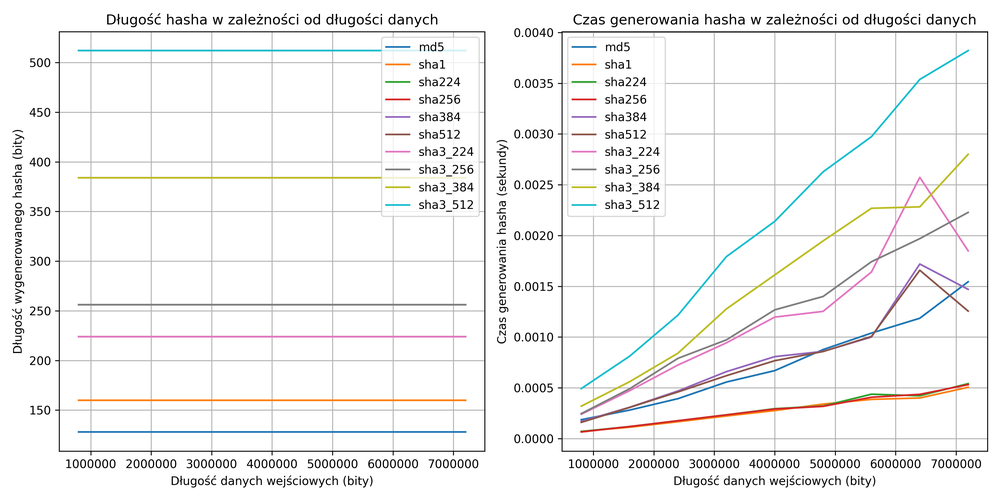
#> input picture Lab3/Wykresy.png, 1000 x 500 px, shrunk from 3600 x 1800 before the run
$ python visual_cryptography.py ../Lab3/Wykresy.png
#> lines starting #> are read from the running program, lines starting #| are printed output that depends on the picture
import sys
import cv2
from secrets import choice
import numpy as np
from matplotlib import pyplot as plt


def split_image(image):
    h, w = image.shape[:2]
    share_image_1 = np.zeros((h * 2, w * 2), np.uint8)
    share_image_2 = np.zeros((h * 2, w * 2), np.uint8)

    white_pixel = [
        ([0, 0, 255, 255], [0, 0, 255, 255]),
        ([255, 255, 0, 0], [255, 255, 0, 0]),
        ([0, 255, 0, 255], [0, 255, 0, 255]),
        ([255, 0, 255, 0], [255, 0, 255, 0]),
    ]

    black_pixel = [
        ([255, 255, 0, 0], [0, 0, 255, 255]),
        ([0, 0, 255, 255], [255, 255, 0, 0]),
        ([0, 255, 0, 255], [255, 0, 255, 0]),
        ([255, 0, 255, 0], [0, 255, 0, 255]),
    ]

    for row in range(image.shape[0]):
        for col in range(image.shape[1]):
            if image[row][col] == 0:
                share_pixel_1, share_pixel_2 = choice(black_pixel)
            else:
                share_pixel_1, share_pixel_2 = choice(white_pixel)

            index = 0
            for row_offset in range(2):
                for col_offset in range(2):
                    share_image_1[row * 2 + row_offset, col * 2 + col_offset] = share_pixel_1[index]
                    share_image_2[row * 2 + row_offset, col * 2 + col_offset] = share_pixel_2[index]
                    index += 1

    return share_image_1, share_image_2

def join_images(share_image_1, share_image_2):
    return cv2.bitwise_and(share_image_1, share_image_2)

if __name__ == '__main__':
    #Wywołanie py ./visual_cryptography.py original_image_path
    original_image_path = sys.argv[1]
    original_image = cv2.imread(original_image_path, cv2.IMREAD_GRAYSCALE)
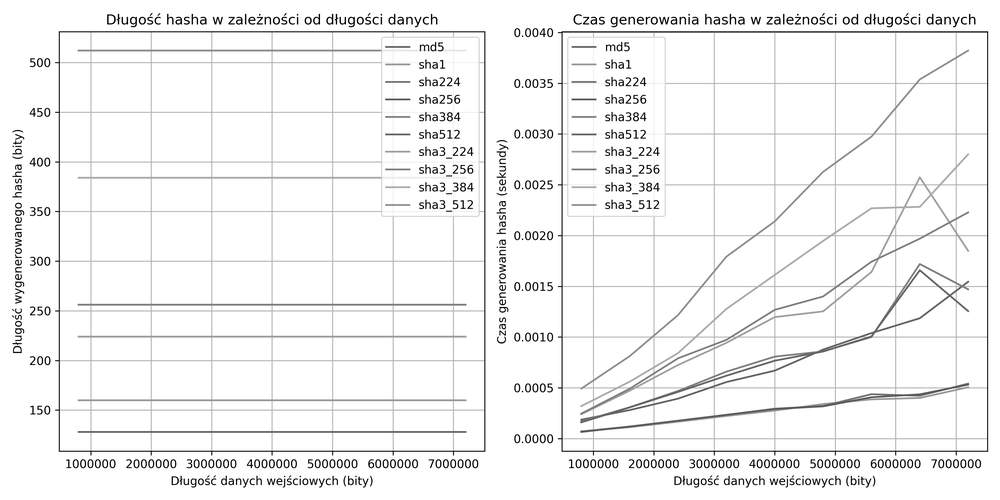
#> original_image: shape (500, 1000); min 0, max 255, mean 242.9

    share_image_1, share_image2 = split_image(original_image)
#> after the loop in split_image, `for row in range(image.shape[0]):`:
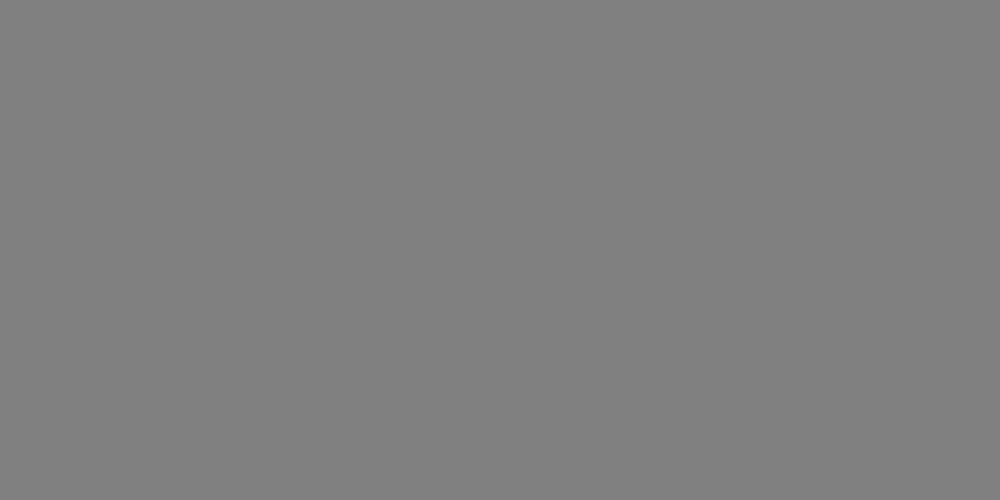
#> share_image_1: shape (1000, 2000) (shown at 1/2 size); 50% white in thin lines or dots
#> after the loop in split_image, `for row in range(image.shape[0]):`: share_image_2: shape (1000, 2000); 50% white in thin lines or dots

    reconstructed_image = join_images(share_image_1, share_image2)
#> in join_images, `return cv2.bitwise_and(share_image_1, share_image_2)`: returned value: shape (1000, 2000); 50% white in thin lines or dots

    titles = ['Oryginalny obrazek', 'Udzial 1', 'Udzial 2', 'Wynik zlozenia udzialow']
    images = [original_image, share_image_1, share_image2, reconstructed_image]

    plt.figure(figsize=(12, 8))

    for i in range(4):
        plt.subplot(2, 2, i + 1)
        plt.imshow(images[i], cmap='gray')
        plt.title(titles[i])
        plt.axis('off')

    plt.tight_layout()
    plt.show()
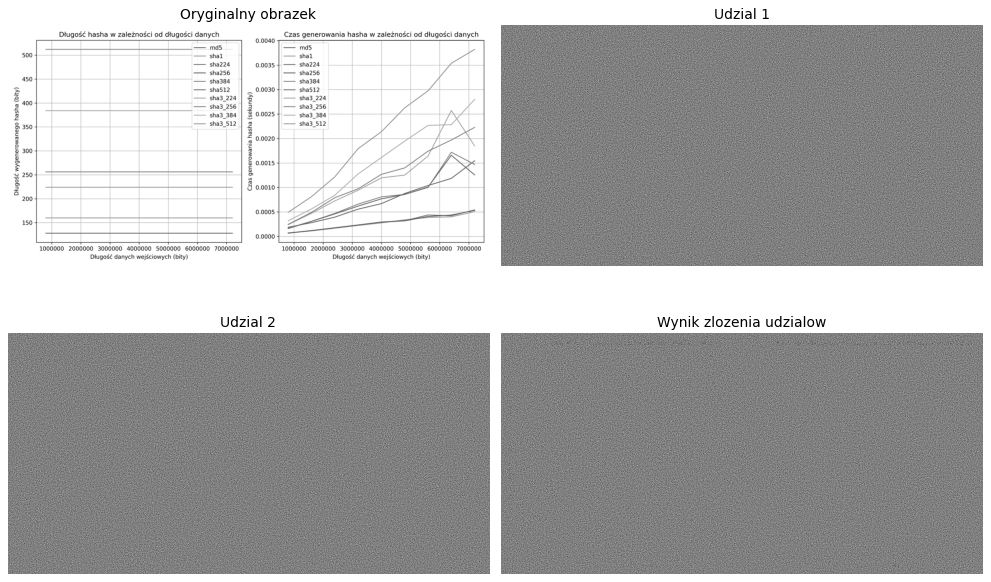
#> figure drawn by matplotlib, 4 panels
